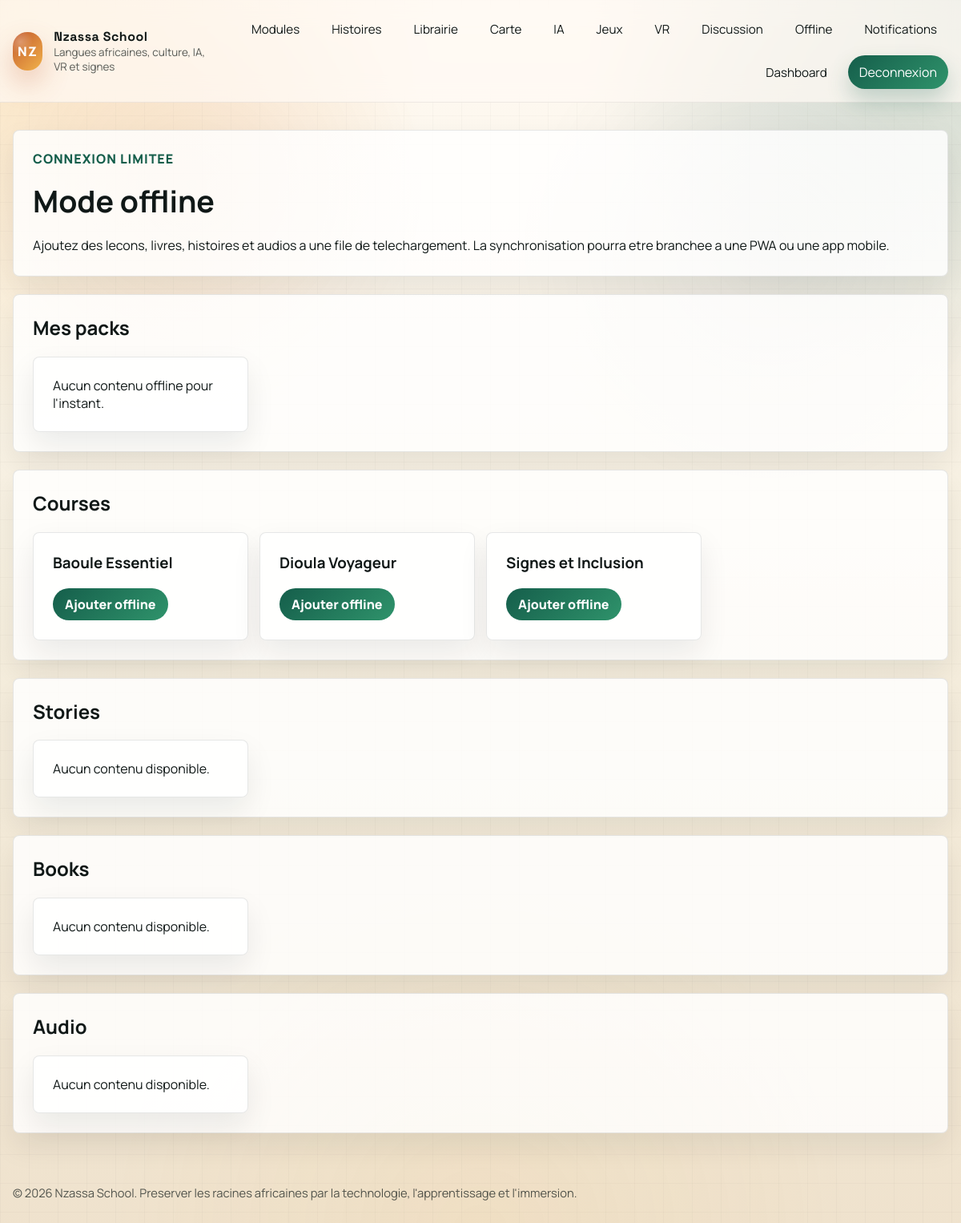
The app's page /offline/ (signed in), older data.
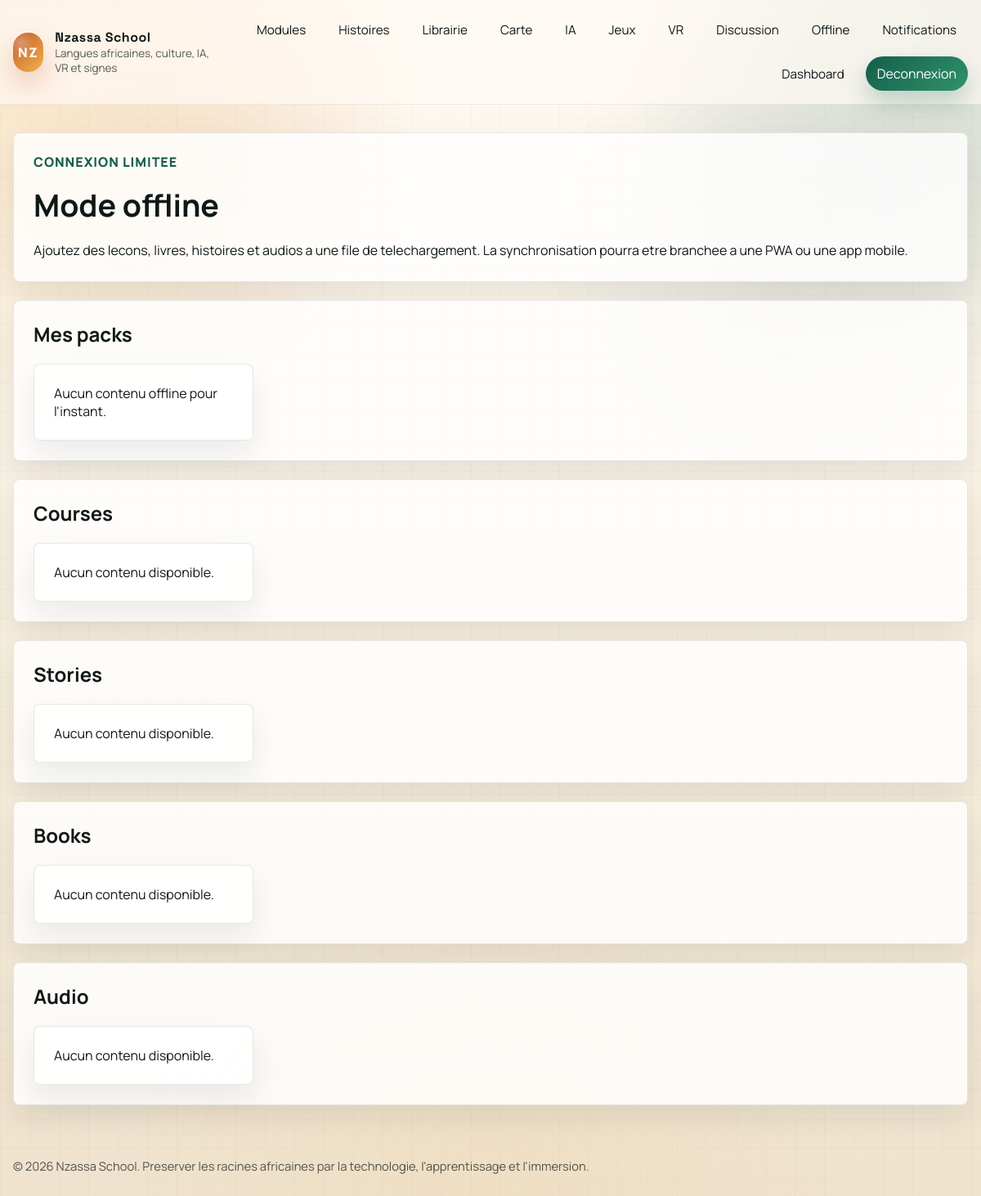
The same page, newer data.
### nzassa_app/models.py (models this page shows, shortened)
class Course(models.Model):
    FOCUS_CHOICES = [
        ("language", "Langue"),
        ("culture", "Culture"),
        ("sign", "Langue des signes"),
        ("vr", "Immersion VR"),
        ("ai", "Pratique IA"),
    ]
    language = models.ForeignKey(Language, on_delete=models.CASCADE, related_name="courses")
    title = models.CharField(max_length=180)
    slug = models.SlugField(max_length=200, unique=True, blank=True)
    short_description = models.CharField(max_length=240)
    description = models.TextField()
    focus = models.CharField(max_length=20, choices=FOCUS_CHOICES, default="language")
    level = models.CharField(max_length=40, default="Debutant")
    estimated_minutes = models.PositiveIntegerField(default=30)
    xp_reward = models.PositiveIntegerField(default=120)
    is_premium = models.BooleanField(default=False)
    is_published = models.BooleanField(default=True)
    created_at = models.DateTimeField(auto_now_add=True)
    class Meta:
        ordering = ["language__name", "title"]

### nzassa_app/views.py (the view)
# urls.py: path("offline/", offline_center, name="offline_center"),
@login_required
def offline_center(request):
    packs = OfflinePack.objects.filter(user=request.user).select_related("course", "story", "book", "audio")
    downloadable = {
        "courses": Course.objects.filter(is_published=True)[:6],
        "stories": Story.objects.filter(is_published=True)[:6],
        "books": Book.objects.filter(is_published=True)[:6],
        "audio": AudioTrack.objects.filter(is_downloadable=True)[:6],
    }
    return render(
        request,
        "nzassa_app/offline_center.html",
        {"packs": packs, "downloadable": downloadable},
    )

### nzassa_app/templates/nzassa_app/offline_center.html (shortened to what this page needs)
{% extends "nzassa_app/base.html" %}
{% block content %}
<div class="stack">
    <section class="hero">
        <p style="margin-top:0;color:var(--forest);font-weight:900;text-transform:uppercase;letter-spacing:.06em;">Connexion limitee</p>
        <h1 style="margin:0 0 8px;font-size:2.35rem;">Mode offline</h1>
        <p style="line-height:1.75;margin-bottom:0;">Ajoutez des lecons, livres, histoires et audios a une file de telechargement. La synchronisation pourra etre branchee a une PWA ou une app mobile.</p>
    </section>
    <section class="panel">
        <h2 style="margin-top:0;">Mes packs</h2>
        <div class="grid">
            {% for pack in packs %}
                <article class="item">
                    <span class="tag">{{ pack.get_status_display }}</span>
                    <h3>{{ pack.course|default:pack.story|default:pack.book|default:pack.audio|default:"Pack offline" }}</h3>
                    <small>{{ pack.created_at|date:"d M Y H:i" }}</small>
                </article>
            {% empty %}
                <article class="item">Aucun contenu offline pour l'instant.</article>
            {% endfor %}
        </div>
    </section>
    {% for label, items in downloadable.items %}
        <section class="panel">
            <h2 style="margin-top:0;">{{ label|title }}</h2>
            <div class="grid">
                {% for item in items %}
                    <article class="item">
                        <h3 style="margin-top:0;">{{ item.title }}</h3>
                        <form method="post" action="{% url 'offline_add' %}">
                            <button class="btn" type="submit">Ajouter offline</button>
                        </form>
                    </article>
                {% empty %}
                    <article class="item">Aucun contenu disponible.</article>
                {% endfor %}
            </div>
        </section>
    {% endfor %}
</div>
{% endblock %}

Row changes from the older to the newer data that the page shows:
removed Course: title "Baoule Essentiel"
removed Course: title "Dioula Voyageur"
removed Course: title "Signes et Inclusion"
Text that changed along with them:
new list line: "Aucun contenu disponible."
